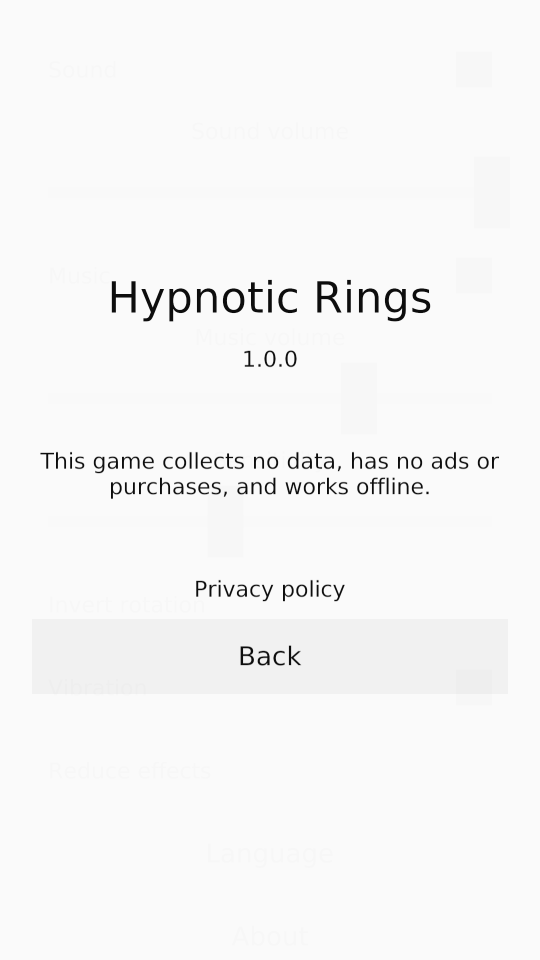
#> input picture docs/publishing/art/screenshots/screens/about-9x16.png, 1080 x 1920 px, found by its file name (shown at 1/2 size)
$ python contact_sheet.py
#> lines starting #> are read from the running program, lines starting #| are printed output that depends on the picture
#!/usr/bin/env python3
"""Tiles the captured screens into one sheet, so all of them can be looked at together.

Thirty files get reviewed one at a time or not at all, and "not at all" is what
actually happens. Side by side, a screen that is wrong on one shape and right on
the other four stops being something you have to remember to check.
"""

import os
import sys
from PIL import Image, ImageDraw

SRC = "docs/publishing/art/screenshots/screens"
OUT = "docs/publishing/art/screenshots/contact-sheet.png"

# Ordered as a player meets them; anything captured but not listed is appended, so a new
# screen shows up on the sheet without anyone remembering to add it here.
PREFERRED = ["menu", "hud", "pause", "gameover", "themes", "settings", "about", "confirm-reset"]
SHAPES = ["9x16", "9x18", "9x20", "9x21", "3x4"]

CELL_H = 420
PAD = 14
LABEL = 26


def discover():
    names = {f.rsplit("-", 1)[0] for f in os.listdir(SRC) if f.endswith(".png")}
    ordered = [n for n in PREFERRED if n in names]
    return ordered + sorted(names - set(ordered))


def main():
    screens = discover()
    cells = {}
    tallest = 0
    for screen in screens:
        for shape in SHAPES:
            path = os.path.join(SRC, f"{screen}-{shape}.png")
            if not os.path.exists(path):
                print(f"missing {path}")
                return 1
            image = Image.open(path).convert("RGB")
#> image is the input picture: PIL image 1080x1920 RGB; min 13, max 250, mean 246.2
            scale = CELL_H / image.height
#> scale = 0.219
            image = image.resize((max(1, int(image.width * scale)), CELL_H), Image.LANCZOS)
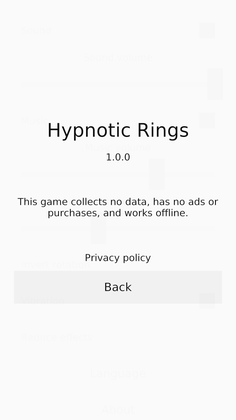
#> image: PIL image 236x420 RGB; min 0, max 255, mean 246.1
            cells[(screen, shape)] = image
            tallest = max(tallest, image.width)
#> tallest = 236

    width = PAD + len(SHAPES) * (tallest + PAD)
    height = PAD + len(screens) * (CELL_H + LABEL + PAD)
    sheet = Image.new("RGB", (width, height), (24, 24, 27))
    draw = ImageDraw.Draw(sheet)

    for row, screen in enumerate(screens):
        for col, shape in enumerate(SHAPES):
            image = cells[(screen, shape)]
            x = PAD + col * (tallest + PAD) + (tallest - image.width) // 2
            y = PAD + row * (CELL_H + LABEL + PAD)
            sheet.paste(image, (x, y))
            draw.text((x, y + CELL_H + 6), f"{screen} · {shape}", fill=(170, 170, 178))

    sheet.save(OUT)
    print(f"  {OUT}  {sheet.width}x{sheet.height}  "
          f"{os.path.getsize(OUT) / 1024:.0f} KiB  ({len(cells)} frames)")
    return 0


if __name__ == "__main__":
#> (the run stopped early here; a loop or call above may not have finished)
